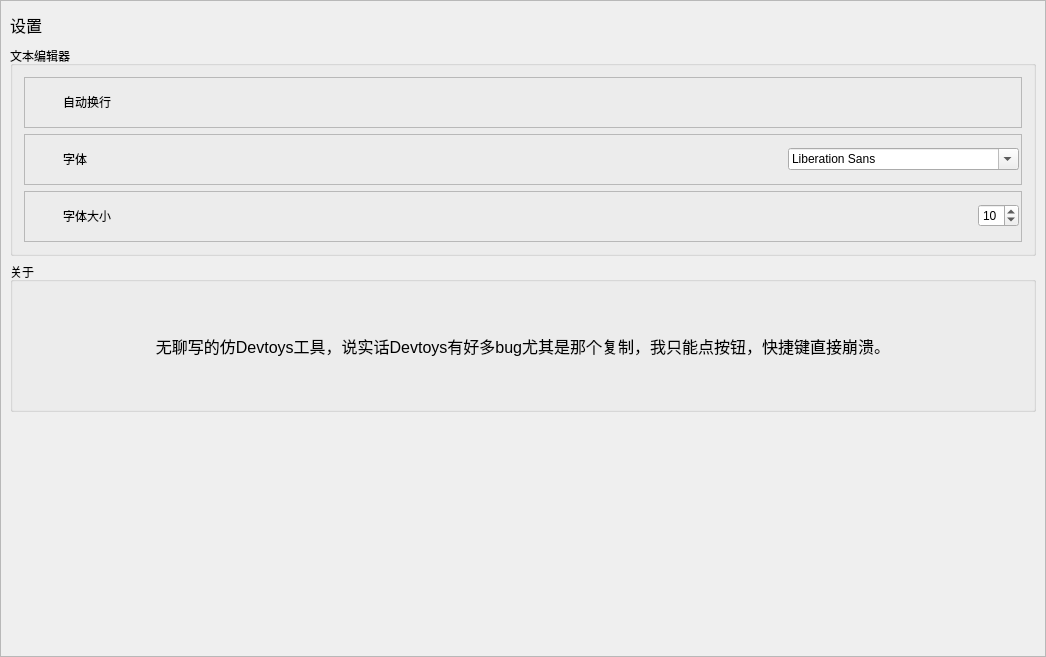
<?xml version="1.0" encoding="UTF-8"?>
<ui version="4.0">
 <class>SettingWidgetClass</class>
 <widget class="QWidget" name="SettingWidgetClass">
  <property name="geometry">
   <rect>
    <x>0</x>
    <y>0</y>
    <width>1046</width>
    <height>657</height>
   </rect>
  </property>
  <property name="minimumSize">
   <size>
    <width>0</width>
    <height>0</height>
   </size>
  </property>
  <property name="maximumSize">
   <size>
    <width>16777215</width>
    <height>16777215</height>
   </size>
  </property>
  <property name="windowTitle">
   <string>SettingWidget</string>
  </property>
  <layout class="QGridLayout" name="gridLayout">
   <property name="leftMargin">
    <number>0</number>
   </property>
   <property name="topMargin">
    <number>0</number>
   </property>
   <property name="rightMargin">
    <number>0</number>
   </property>
   <property name="bottomMargin">
    <number>0</number>
   </property>
   <item row="0" column="0">
    <widget class="QScrollArea" name="scrollArea">
     <property name="widgetResizable">
      <bool>true</bool>
     </property>
     <widget class="QWidget" name="scrollAreaWidgetContents">
      <property name="geometry">
       <rect>
        <x>0</x>
        <y>0</y>
        <width>1044</width>
        <height>655</height>
       </rect>
      </property>
      <layout class="QGridLayout" name="gridLayout_5">
       <property name="leftMargin">
        <number>9</number>
       </property>
       <property name="topMargin">
        <number>9</number>
       </property>
       <property name="rightMargin">
        <number>9</number>
       </property>
       <property name="bottomMargin">
        <number>9</number>
       </property>
       <item row="2" column="0">
        <widget class="QGroupBox" name="groupBox_2">
         <property name="minimumSize">
          <size>
           <width>0</width>
           <height>150</height>
          </size>
         </property>
         <property name="maximumSize">
          <size>
           <width>16777215</width>
           <height>150</height>
          </size>
         </property>
         <property name="title">
          <string>关于</string>
         </property>
         <layout class="QGridLayout" name="gridLayout_6">
          <item row="0" column="0">
           <widget class="QLabel" name="aboutLabel">
            <property name="font">
             <font>
              <pointsize>12</pointsize>
             </font>
            </property>
            <property name="text">
             <string>无聊写的仿Devtoys工具，说实话Devtoys有好多bug尤其是那个复制，我只能点按钮，快捷键直接崩溃。</string>
            </property>
            <property name="alignment">
             <set>Qt::AlignCenter</set>
            </property>
           </widget>
          </item>
         </layout>
        </widget>
       </item>
       <item row="3" column="0">
        <spacer name="verticalSpacer">
         <property name="orientation">
          <enum>Qt::Vertical</enum>
         </property>
         <property name="sizeHint" stdset="0">
          <size>
           <width>20</width>
           <height>40</height>
          </size>
         </property>
        </spacer>
       </item>
       <item row="0" column="0">
        <widget class="QLabel" name="label_6">
         <property name="minimumSize">
          <size>
           <width>0</width>
           <height>30</height>
          </size>
         </property>
         <property name="maximumSize">
          <size>
           <width>16777215</width>
           <height>30</height>
          </size>
         </property>
         <property name="font">
          <font>
           <pointsize>12</pointsize>
          </font>
         </property>
         <property name="text">
          <string>&lt;html&gt;&lt;head/&gt;&lt;body&gt;&lt;p&gt;设置&lt;/p&gt;&lt;/body&gt;&lt;/html&gt;</string>
         </property>
         <property name="openExternalLinks">
          <bool>true</bool>
         </property>
         <property name="textInteractionFlags">
          <set>Qt::LinksAccessibleByMouse</set>
         </property>
        </widget>
       </item>
       <item row="1" column="0">
        <widget class="QGroupBox" name="groupBox">
         <property name="minimumSize">
          <size>
           <width>0</width>
           <height>210</height>
          </size>
         </property>
         <property name="maximumSize">
          <size>
           <width>16777215</width>
           <height>210</height>
          </size>
         </property>
         <property name="title">
          <string>文本编辑器</string>
         </property>
         <layout class="QGridLayout" name="gridLayout_7">
          <item row="0" column="0">
           <widget class="QFrame" name="frame">
            <property name="frameShape">
             <enum>QFrame::StyledPanel</enum>
            </property>
            <property name="frameShadow">
             <enum>QFrame::Raised</enum>
            </property>
            <layout class="QGridLayout" name="gridLayout_2">
             <property name="leftMargin">
              <number>0</number>
             </property>
             <property name="topMargin">
              <number>0</number>
             </property>
             <property name="rightMargin">
              <number>0</number>
             </property>
             <property name="bottomMargin">
              <number>0</number>
             </property>
             <item row="0" column="0">
              <layout class="QHBoxLayout" name="horizontalLayout">
               <property name="leftMargin">
                <number>2</number>
               </property>
               <property name="topMargin">
                <number>2</number>
               </property>
               <property name="rightMargin">
                <number>2</number>
               </property>
               <property name="bottomMargin">
                <number>2</number>
               </property>
               <item>
                <widget class="QLabel" name="label_2">
                 <property name="minimumSize">
                  <size>
                   <width>30</width>
                   <height>30</height>
                  </size>
                 </property>
                 <property name="maximumSize">
                  <size>
                   <width>30</width>
                   <height>30</height>
                  </size>
                 </property>
                 <property name="text">
                  <string/>
                 </property>
                 <property name="pixmap">
                  <pixmap resource="devtoys.qrc">:/DevToys/icon/letter.png</pixmap>
                 </property>
                 <property name="scaledContents">
                  <bool>true</bool>
                 </property>
                </widget>
               </item>
               <item>
                <widget class="QLabel" name="label_3">
                 <property name="minimumSize">
                  <size>
                   <width>0</width>
                   <height>30</height>
                  </size>
                 </property>
                 <property name="maximumSize">
                  <size>
                   <width>16777215</width>
                   <height>30</height>
                  </size>
                 </property>
                 <property name="text">
                  <string>自动换行</string>
                 </property>
                </widget>
               </item>
               <item>
                <spacer name="horizontalSpacer">
                 <property name="orientation">
                  <enum>Qt::Horizontal</enum>
                 </property>
                 <property name="sizeHint" stdset="0">
                  <size>
                   <width>40</width>
                   <height>20</height>
                  </size>
                 </property>
                </spacer>
               </item>
               <item>
                <widget class="SlideButton" name="autoLineButton" native="true">
                 <property name="minimumSize">
                  <size>
                   <width>80</width>
                   <height>20</height>
                  </size>
                 </property>
                 <property name="maximumSize">
                  <size>
                   <width>80</width>
                   <height>20</height>
                  </size>
                 </property>
                </widget>
               </item>
              </layout>
             </item>
            </layout>
           </widget>
          </item>
          <item row="1" column="0">
           <widget class="QFrame" name="frame_2">
            <property name="frameShape">
             <enum>QFrame::StyledPanel</enum>
            </property>
            <property name="frameShadow">
             <enum>QFrame::Raised</enum>
            </property>
            <layout class="QGridLayout" name="gridLayout_3">
             <property name="leftMargin">
              <number>0</number>
             </property>
             <property name="topMargin">
              <number>0</number>
             </property>
             <property name="rightMargin">
              <number>0</number>
             </property>
             <property name="bottomMargin">
              <number>0</number>
             </property>
             <item row="0" column="0">
              <layout class="QHBoxLayout" name="horizontalLayout_2">
               <property name="leftMargin">
                <number>2</number>
               </property>
               <property name="topMargin">
                <number>2</number>
               </property>
               <property name="rightMargin">
                <number>2</number>
               </property>
               <property name="bottomMargin">
                <number>2</number>
               </property>
               <item>
                <widget class="QLabel" name="label_4">
                 <property name="minimumSize">
                  <size>
                   <width>30</width>
                   <height>30</height>
                  </size>
                 </property>
                 <property name="maximumSize">
                  <size>
                   <width>30</width>
                   <height>30</height>
                  </size>
                 </property>
                 <property name="text">
                  <string/>
                 </property>
                 <property name="pixmap">
                  <pixmap resource="devtoys.qrc">:/DevToys/icon/letter.png</pixmap>
                 </property>
                 <property name="scaledContents">
                  <bool>true</bool>
                 </property>
                </widget>
               </item>
               <item>
                <widget class="QLabel" name="label_5">
                 <property name="minimumSize">
                  <size>
                   <width>0</width>
                   <height>30</height>
                  </size>
                 </property>
                 <property name="maximumSize">
                  <size>
                   <width>16777215</width>
                   <height>30</height>
                  </size>
                 </property>
                 <property name="text">
                  <string>字体</string>
                 </property>
                </widget>
               </item>
               <item>
                <spacer name="horizontalSpacer_2">
                 <property name="orientation">
                  <enum>Qt::Horizontal</enum>
                 </property>
                 <property name="sizeHint" stdset="0">
                  <size>
                   <width>40</width>
                   <height>20</height>
                  </size>
                 </property>
                </spacer>
               </item>
               <item>
                <widget class="QFontComboBox" name="fontComboBox"/>
               </item>
              </layout>
             </item>
            </layout>
           </widget>
          </item>
          <item row="2" column="0">
           <widget class="QFrame" name="frame_3">
            <property name="frameShape">
             <enum>QFrame::StyledPanel</enum>
            </property>
            <property name="frameShadow">
             <enum>QFrame::Raised</enum>
            </property>
            <layout class="QGridLayout" name="gridLayout_4">
             <property name="leftMargin">
              <number>0</number>
             </property>
             <property name="topMargin">
              <number>0</number>
             </property>
             <property name="rightMargin">
              <number>0</number>
             </property>
             <property name="bottomMargin">
              <number>0</number>
             </property>
             <item row="0" column="0">
              <layout class="QHBoxLayout" name="horizontalLayout_3">
               <property name="leftMargin">
                <number>2</number>
               </property>
               <property name="topMargin">
                <number>2</number>
               </property>
               <property name="rightMargin">
                <number>2</number>
               </property>
               <property name="bottomMargin">
                <number>2</number>
               </property>
               <item>
                <widget class="QLabel" name="label_7">
                 <property name="minimumSize">
                  <size>
                   <width>30</width>
                   <height>30</height>
                  </size>
                 </property>
                 <property name="maximumSize">
                  <size>
                   <width>30</width>
                   <height>30</height>
                  </size>
                 </property>
                 <property name="text">
                  <string/>
                 </property>
                 <property name="pixmap">
                  <pixmap resource="devtoys.qrc">:/DevToys/icon/letter.png</pixmap>
                 </property>
                 <property name="scaledContents">
                  <bool>true</bool>
                 </property>
                </widget>
               </item>
               <item>
                <widget class="QLabel" name="label_8">
                 <property name="minimumSize">
                  <size>
                   <width>0</width>
                   <height>30</height>
                  </size>
                 </property>
                 <property name="maximumSize">
                  <size>
                   <width>16777215</width>
                   <height>30</height>
                  </size>
                 </property>
                 <property name="text">
                  <string>字体大小</string>
                 </property>
                </widget>
               </item>
               <item>
                <spacer name="horizontalSpacer_3">
                 <property name="orientation">
                  <enum>Qt::Horizontal</enum>
                 </property>
                 <property name="sizeHint" stdset="0">
                  <size>
                   <width>40</width>
                   <height>20</height>
                  </size>
                 </property>
                </spacer>
               </item>
               <item>
                <widget class="QSpinBox" name="fontSizespinBox">
                 <property name="maximum">
                  <number>30</number>
                 </property>
                 <property name="value">
                  <number>10</number>
                 </property>
                </widget>
               </item>
              </layout>
             </item>
            </layout>
           </widget>
          </item>
         </layout>
        </widget>
       </item>
      </layout>
     </widget>
    </widget>
   </item>
  </layout>
 </widget>
 <layoutdefault spacing="6" margin="11"/>
 <customwidgets>
  <customwidget>
   <class>SlideButton</class>
   <extends>QWidget</extends>
   <header>slidebutton.h</header>
   <container>1</container>
  </customwidget>
 </customwidgets>
 <resources>
  <include location="devtoys.qrc"/>
 </resources>
 <connections/>
</ui>
